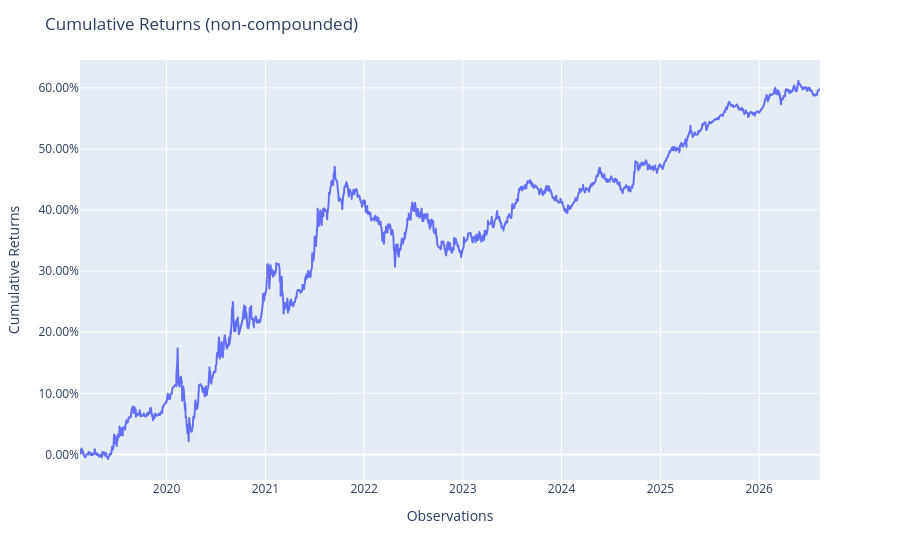

Notebook cell for this chart:
### Code cell
test_portfolios.plot_cumulative_returns()

### Figure 1 — Plotly figure (JSON) as saved in the notebook; plotly's stock layout.template omitted (floating-point values rounded to 4 significant figures; data arrays with more than 128 entries replaced by an {"elided": "..."} marker saying what was removed)
{"data": [{"hovertemplate": "variable=cumulative_returns<br>index=%{x}<br>value=%{y}<extra></extra>", "legendgroup": "cumulative_returns", "line": {"color": "#636efa", "dash": "solid"}, "marker": {"symbol": "circle"}, "mode": "lines", "name": "cumulative_returns", "showlegend": true, "type": "scattergl", "x": {"elided": "1821 str values"}, "xaxis": "x", "y": {"elided": "1821 float values"}, "yaxis": "y"}], "layout": {"legend": {"title": {"text": "variable"}, "tracegroupgap": 0}, "margin": {"t": 60}, "showlegend": false, "title": {"text": "Cumulative Returns (non-compounded)"}, "xaxis": {"anchor": "y", "domain": [0, 1], "title": {"text": "Observations"}}, "yaxis": {"anchor": "x", "domain": [0, 1], "tickformat": ".2%", "title": {"text": "Cumulative Returns"}}}}
